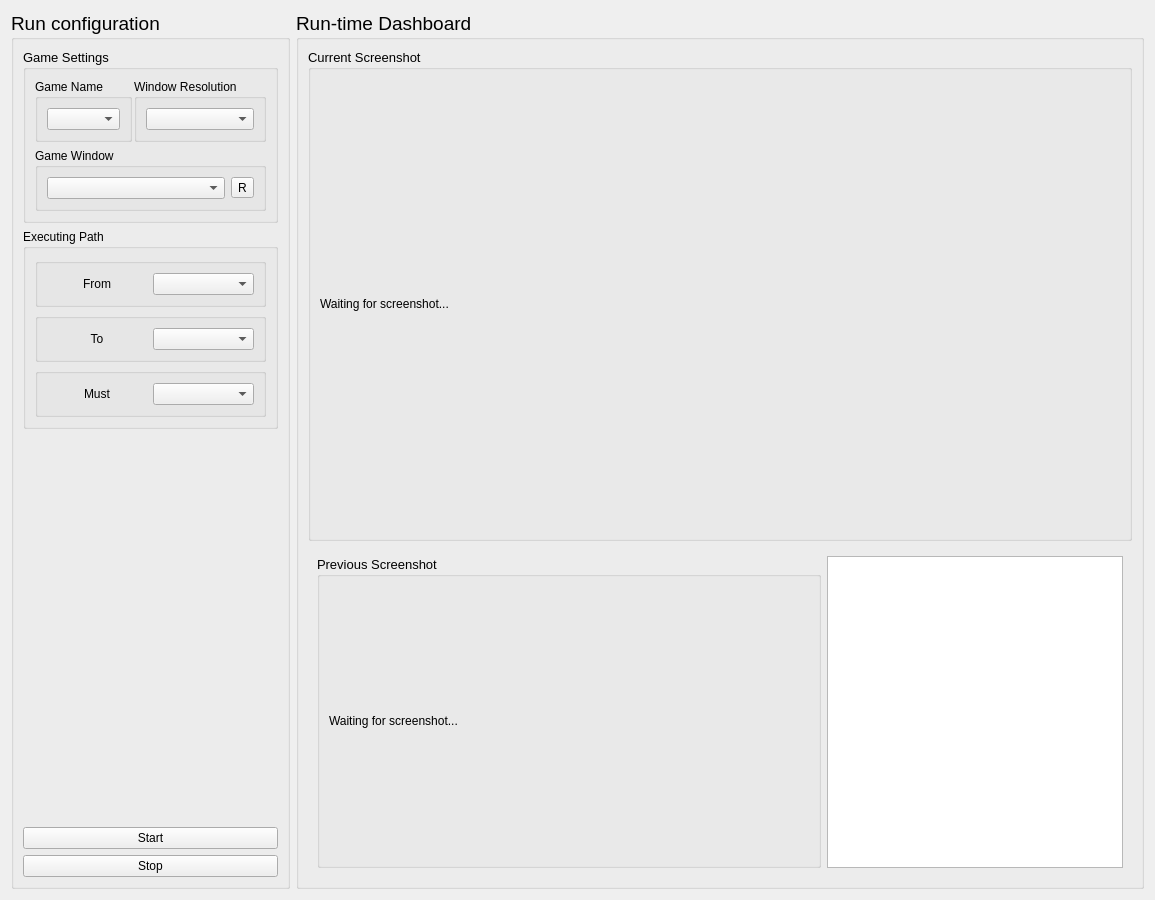
<?xml version="1.0" encoding="UTF-8"?>
<ui version="4.0">
 <class>StatusWidget</class>
 <widget class="QWidget" name="StatusWidget">
  <property name="geometry">
   <rect>
    <x>0</x>
    <y>0</y>
    <width>1144</width>
    <height>871</height>
   </rect>
  </property>
  <property name="font">
   <font>
    <family>Arial</family>
    <pointsize>14</pointsize>
   </font>
  </property>
  <property name="windowTitle">
   <string>Form</string>
  </property>
  <property name="styleSheet">
   <string notr="true"/>
  </property>
  <layout class="QHBoxLayout" name="horizontalLayout">
   <item>
    <widget class="QGroupBox" name="groupBox">
     <property name="styleSheet">
      <string notr="true">QGroupBox#groupbox {
    border: 1px solid gray;
    border-radius: 9px;
    margin-top: 0.5em;
}</string>
     </property>
     <property name="title">
      <string>Run configuration</string>
     </property>
     <property name="flat">
      <bool>false</bool>
     </property>
     <layout class="QVBoxLayout" name="verticalLayout_2">
      <item>
       <widget class="QGroupBox" name="game_groupbox">
        <property name="font">
         <font>
          <pointsize>10</pointsize>
         </font>
        </property>
        <property name="title">
         <string>Game Settings</string>
        </property>
        <layout class="QVBoxLayout" name="verticalLayout_9">
         <item>
          <widget class="QWidget" name="widget_3" native="true">
           <layout class="QHBoxLayout" name="horizontalLayout_7">
            <property name="spacing">
             <number>2</number>
            </property>
            <property name="leftMargin">
             <number>0</number>
            </property>
            <property name="topMargin">
             <number>0</number>
            </property>
            <property name="rightMargin">
             <number>0</number>
            </property>
            <property name="bottomMargin">
             <number>0</number>
            </property>
            <item>
             <widget class="QGroupBox" name="groupBox_5">
              <property name="title">
               <string>Game Name</string>
              </property>
              <layout class="QHBoxLayout" name="horizontalLayout_4">
               <item>
                <widget class="QComboBox" name="game_combobox">
                 <property name="minimumSize">
                  <size>
                   <width>0</width>
                   <height>0</height>
                  </size>
                 </property>
                 <property name="maximumSize">
                  <size>
                   <width>16777215</width>
                   <height>16777215</height>
                  </size>
                 </property>
                </widget>
               </item>
              </layout>
             </widget>
            </item>
            <item>
             <widget class="QGroupBox" name="groupBox_4">
              <property name="title">
               <string>Window Resolution</string>
              </property>
              <layout class="QHBoxLayout" name="horizontalLayout_5">
               <item>
                <widget class="QComboBox" name="resolution_combobox">
                 <property name="minimumSize">
                  <size>
                   <width>0</width>
                   <height>0</height>
                  </size>
                 </property>
                 <property name="maximumSize">
                  <size>
                   <width>16777215</width>
                   <height>16777215</height>
                  </size>
                 </property>
                </widget>
               </item>
              </layout>
             </widget>
            </item>
           </layout>
          </widget>
         </item>
         <item>
          <widget class="QGroupBox" name="groupBox_6">
           <property name="title">
            <string>Game Window</string>
           </property>
           <layout class="QHBoxLayout" name="horizontalLayout_3">
            <item>
             <widget class="QComboBox" name="window_chosen_combo_box">
              <property name="minimumSize">
               <size>
                <width>0</width>
                <height>0</height>
               </size>
              </property>
              <property name="maximumSize">
               <size>
                <width>350</width>
                <height>16777215</height>
               </size>
              </property>
             </widget>
            </item>
            <item>
             <widget class="QToolButton" name="window_chosen_refresh_button">
              <property name="minimumSize">
               <size>
                <width>0</width>
                <height>0</height>
               </size>
              </property>
              <property name="text">
               <string>R</string>
              </property>
             </widget>
            </item>
           </layout>
          </widget>
         </item>
        </layout>
       </widget>
      </item>
      <item>
       <widget class="QWidget" name="widget_2" native="true">
        <property name="font">
         <font>
          <pointsize>10</pointsize>
         </font>
        </property>
        <layout class="QVBoxLayout" name="verticalLayout">
         <property name="leftMargin">
          <number>0</number>
         </property>
         <property name="topMargin">
          <number>0</number>
         </property>
         <property name="rightMargin">
          <number>0</number>
         </property>
         <property name="bottomMargin">
          <number>0</number>
         </property>
         <item>
          <widget class="QGroupBox" name="status_groupbox">
           <property name="title">
            <string>Executing Path</string>
           </property>
           <layout class="QVBoxLayout" name="verticalLayout_4">
            <item>
             <widget class="QGroupBox" name="groupBox_10">
              <property name="title">
               <string/>
              </property>
              <layout class="QHBoxLayout" name="horizontalLayout_6">
               <item>
                <widget class="QLabel" name="label">
                 <property name="maximumSize">
                  <size>
                   <width>100</width>
                   <height>16777215</height>
                  </size>
                 </property>
                 <property name="text">
                  <string>From</string>
                 </property>
                 <property name="alignment">
                  <set>Qt::AlignCenter</set>
                 </property>
                </widget>
               </item>
               <item>
                <widget class="QComboBox" name="from_combobox">
                 <property name="minimumSize">
                  <size>
                   <width>0</width>
                   <height>0</height>
                  </size>
                 </property>
                </widget>
               </item>
              </layout>
             </widget>
            </item>
            <item>
             <widget class="QGroupBox" name="groupBox_11">
              <property name="title">
               <string/>
              </property>
              <layout class="QHBoxLayout" name="horizontalLayout_8">
               <item>
                <widget class="QLabel" name="label_3">
                 <property name="maximumSize">
                  <size>
                   <width>100</width>
                   <height>16777215</height>
                  </size>
                 </property>
                 <property name="text">
                  <string>To</string>
                 </property>
                 <property name="alignment">
                  <set>Qt::AlignCenter</set>
                 </property>
                </widget>
               </item>
               <item>
                <widget class="QComboBox" name="to_combobox">
                 <property name="minimumSize">
                  <size>
                   <width>0</width>
                   <height>0</height>
                  </size>
                 </property>
                </widget>
               </item>
              </layout>
             </widget>
            </item>
            <item>
             <widget class="QGroupBox" name="groupBox_12">
              <property name="title">
               <string/>
              </property>
              <layout class="QHBoxLayout" name="horizontalLayout_9">
               <item>
                <widget class="QLabel" name="label_2">
                 <property name="maximumSize">
                  <size>
                   <width>100</width>
                   <height>16777215</height>
                  </size>
                 </property>
                 <property name="text">
                  <string>Must</string>
                 </property>
                 <property name="alignment">
                  <set>Qt::AlignCenter</set>
                 </property>
                </widget>
               </item>
               <item>
                <widget class="QComboBox" name="must_combobox">
                 <property name="minimumSize">
                  <size>
                   <width>0</width>
                   <height>0</height>
                  </size>
                 </property>
                </widget>
               </item>
              </layout>
             </widget>
            </item>
           </layout>
          </widget>
         </item>
         <item>
          <spacer name="verticalSpacer">
           <property name="orientation">
            <enum>Qt::Vertical</enum>
           </property>
           <property name="sizeHint" stdset="0">
            <size>
             <width>20</width>
             <height>40</height>
            </size>
           </property>
          </spacer>
         </item>
        </layout>
       </widget>
      </item>
      <item>
       <widget class="QPushButton" name="start_button">
        <property name="text">
         <string>Start</string>
        </property>
       </widget>
      </item>
      <item>
       <widget class="QPushButton" name="stop_button">
        <property name="text">
         <string>Stop</string>
        </property>
       </widget>
      </item>
     </layout>
    </widget>
   </item>
   <item>
    <widget class="QGroupBox" name="groupBox_7">
     <property name="styleSheet">
      <string notr="true">#groupbox_7 {
border-width: 1px;
border-color: rgb(99, 99, 99);
border-style: solid;
}</string>
     </property>
     <property name="title">
      <string>Run-time Dashboard</string>
     </property>
     <layout class="QVBoxLayout" name="verticalLayout_10">
      <item>
       <widget class="QGroupBox" name="groupBox_8">
        <property name="font">
         <font>
          <pointsize>10</pointsize>
         </font>
        </property>
        <property name="title">
         <string>Current Screenshot</string>
        </property>
        <layout class="QVBoxLayout" name="verticalLayout_3">
         <item>
          <widget class="QLabel" name="screen_label">
           <property name="minimumSize">
            <size>
             <width>800</width>
             <height>450</height>
            </size>
           </property>
           <property name="maximumSize">
            <size>
             <width>800</width>
             <height>450</height>
            </size>
           </property>
           <property name="text">
            <string>Waiting for screenshot...</string>
           </property>
          </widget>
         </item>
        </layout>
       </widget>
      </item>
      <item>
       <widget class="QWidget" name="widget" native="true">
        <layout class="QHBoxLayout" name="horizontalLayout_2">
         <item>
          <widget class="QGroupBox" name="groupBox_9">
           <property name="font">
            <font>
             <pointsize>10</pointsize>
            </font>
           </property>
           <property name="title">
            <string>Previous Screenshot</string>
           </property>
           <layout class="QVBoxLayout" name="verticalLayout_5">
            <item>
             <widget class="QLabel" name="prev_screen_label">
              <property name="minimumSize">
               <size>
                <width>480</width>
                <height>270</height>
               </size>
              </property>
              <property name="maximumSize">
               <size>
                <width>480</width>
                <height>270</height>
               </size>
              </property>
              <property name="text">
               <string>Waiting for screenshot...</string>
              </property>
             </widget>
            </item>
           </layout>
          </widget>
         </item>
         <item>
          <widget class="QTableWidget" name="status_table"/>
         </item>
        </layout>
       </widget>
      </item>
     </layout>
    </widget>
   </item>
  </layout>
 </widget>
 <resources/>
 <connections/>
</ui>
